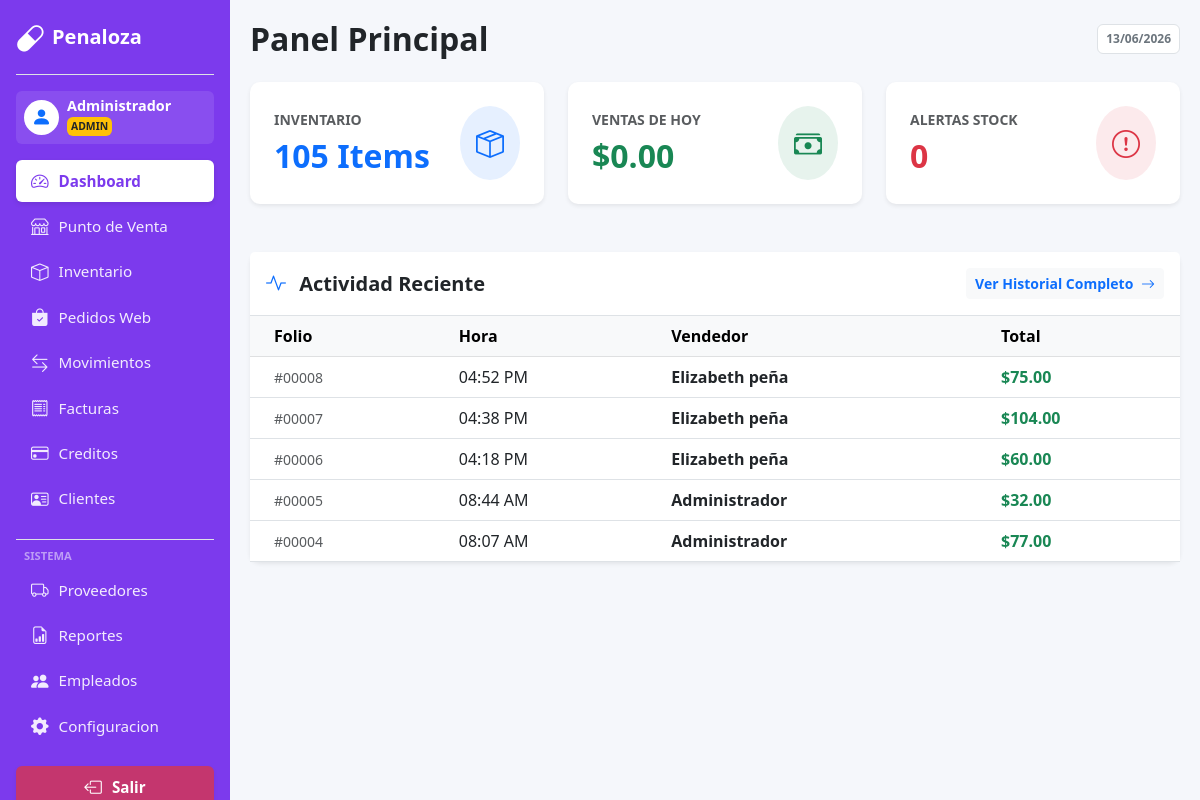
/WEb_PP/dashboard.php (signed in), run on the app's committed database.
### tables this page shows
CREATE TABLE `pedidos` (
  `id_pedido` int(11) NOT NULL,
  `id_usuario` int(11) NOT NULL,
  `id_cliente` int(11) DEFAULT NULL,
  `estado` enum('completado','cancelado','pendiente') NOT NULL DEFAULT 'completado',
  `estado_aprobacion` enum('pendiente','aprobado','rechazado') NOT NULL DEFAULT 'aprobado',
  `tipo_pago` varchar(50) NOT NULL DEFAULT 'efectivo',
  `origen` varchar(10) NOT NULL DEFAULT 'pos',
  `total` decimal(10,2) NOT NULL DEFAULT 0.00,
  `fecha` datetime NOT NULL DEFAULT current_timestamp(),
  `notas_cliente` text DEFAULT NULL,
  `fecha_resolucion` datetime DEFAULT NULL,
  `hora_recoleccion` time DEFAULT NULL,
  `comentario_aprobacion` varchar(255) DEFAULT NULL
);

CREATE TABLE `usuarios` (
  `id_usuario` int(11) NOT NULL,
  `nombre` varchar(150) NOT NULL,
  `correo` varchar(150) NOT NULL,
  `contraseña` varchar(255) NOT NULL,
  `rol` enum('admin','empleado','cliente') NOT NULL DEFAULT 'empleado',
  `estado` enum('activo','inactivo') NOT NULL DEFAULT 'activo',
  `verificado` tinyint(1) NOT NULL DEFAULT 1,
  `token_verificacion` varchar(64) DEFAULT NULL,
  `token_expira` datetime DEFAULT NULL,
  `rfc` varchar(20) DEFAULT NULL,
  `tipo_cliente` varchar(20) NOT NULL DEFAULT 'minorista',
  `limite_mayoreo` int(11) NOT NULL DEFAULT 50,
  `intentos_fallidos` int(11) NOT NULL DEFAULT 0,
  `bloqueado_hasta` datetime DEFAULT NULL,
  `fecha_registro` datetime NOT NULL DEFAULT current_timestamp()
);

### WEb_PP/app_helpers.php (called while the page is built, shortened)
<?php
if (!function_exists('h')) {
    function h($value) {
        return htmlspecialchars((string)$value, ENT_QUOTES, 'UTF-8');
    }
}
if (!function_exists('has_perm')) {
    function has_perm(string $perm): bool {
        if (($_SESSION['rol'] ?? '') === 'admin') return true;
        return (int)($_SESSION['permisos'][$perm] ?? 0) === 1;
    }
}
?>

### WEb_PP/dashboard.php (the view, shortened to what this page needs)
<?php
include 'db.php';
include 'header.php';
$total_prod = $conexion->query("SELECT COUNT(*) FROM productos")->fetchColumn();
$stock_bajo = $conexion->query("SELECT COUNT(*) FROM productos WHERE stock <= stock_minimo")->fetchColumn();
$ventas_hoy = $conexion->query("SELECT SUM(total) FROM pedidos WHERE DATE(fecha) = CURDATE()")->fetchColumn();
$sql = "SELECT p.*, u.nombre as vendedor
        FROM pedidos p
        INNER JOIN usuarios u ON p.id_usuario = u.id_usuario
        ORDER BY p.fecha DESC
        LIMIT 5";
$ultimos_movimientos = $conexion->query($sql)->fetchAll(PDO::FETCH_ASSOC);
?>
<div class="d-flex justify-content-between align-items-center mb-4">
    <h2 class="fw-bold text-dark mb-0">Panel Principal</h2>
    <span class="badge bg-white text-secondary border p-2"><?php echo date("d/m/Y"); ?></span>
</div>
<div class="row g-4 mb-5">
    <div class="col-md-4">
        <div class="card card-custom p-4 border-0 shadow-sm h-100">
            <div class="d-flex justify-content-between align-items-center">
                <div>
                    <h6 class="text-muted text-uppercase small fw-bold">Inventario</h6>
                    <h2 class="fw-bold text-primary mb-0"><?php echo $total_prod; ?> Items</h2>
                </div>
                <div class="bg-primary bg-opacity-10 p-3 rounded-circle text-primary">
                    <i class="bi bi-box-seam fs-3"></i>
                </div>
            </div>
        </div>
    </div>
    <div class="col-md-4">
        <div class="card card-custom p-4 border-0 shadow-sm h-100">
            <div class="d-flex justify-content-between align-items-center">
                <div>
                    <h6 class="text-muted text-uppercase small fw-bold">Ventas de Hoy</h6>
                    <h2 class="fw-bold text-success mb-0">$<?php echo number_format($ventas_hoy, 2); ?></h2>
                </div>
                <div class="bg-success bg-opacity-10 p-3 rounded-circle text-success">
                    <i class="bi bi-cash-stack fs-3"></i>
                </div>
            </div>
        </div>
    </div>
    <div class="col-md-4">
        <div class="card card-custom p-4 border-0 shadow-sm h-100">
            <div class="d-flex justify-content-between align-items-center">
                <div>
                    <h6 class="text-muted text-uppercase small fw-bold">Alertas Stock</h6>
                    <h2 class="fw-bold text-danger mb-0"><?php echo $stock_bajo; ?></h2>
                </div>
                <div class="bg-danger bg-opacity-10 p-3 rounded-circle text-danger">
                    <i class="bi bi-exclamation-circle fs-3"></i>
                </div>
            </div>
        </div>
    </div>
</div>
<div class="card card-custom border-0 shadow-sm">
    <div class="card-header bg-white border-bottom py-3 d-flex justify-content-between align-items-center">
        <h5 class="fw-bold mb-0 text-dark">
            <i class="bi bi-activity me-2 text-primary"></i> Actividad Reciente
        </h5>
        <a href="movimientos.php" class="btn btn-sm btn-light text-primary fw-bold">
            Ver Historial Completo <i class="bi bi-arrow-right ms-1"></i>
        </a>
    </div>
    <div class="table-responsive">
        <table class="table table-hover align-middle mb-0">
            <thead class="table-light">
                <tr>
                    <th class="ps-4">Folio</th>
                    <th>Hora</th>
                    <th>Vendedor</th>
                    <th>Total</th>
                </tr>
            </thead>
            <tbody>
                <?php if(empty($ultimos_movimientos)): ?>
                    <tr>
                        <td colspan="4" class="text-center py-5 text-muted">
                            <i class="bi bi-inbox display-4 opacity-25"></i>
                            <p class="mt-2">Sin actividad reciente.</p>
                        </td>
                    </tr>
                <?php else: ?>
                    <?php foreach($ultimos_movimientos as $m): ?>
                    <tr>
                        <td class="ps-4 text-muted small">#<?php echo str_pad($m['id_pedido'], 5, "0", STR_PAD_LEFT); ?></td>
                        <td><?php echo date("h:i A", strtotime($m['fecha'])); ?></td>
                        <td><span class="fw-bold text-dark"><?php echo $m['vendedor']; ?></span></td>
                        <td class="fw-bold text-success">$<?php echo number_format($m['total'], 2); ?></td>
                    </tr>
                    <?php endforeach; ?>
                <?php endif; ?>
            </tbody>
        </table>
    </div>
</div>
</div></div></div>
</body></html>

### WEb_PP/header.php (shortened to what this page needs)
<?php
$current      = basename($_SERVER['PHP_SELF']);
$nombreSesion = $_SESSION['nombre'] ?? $_SESSION['usuario'] ?? 'Usuario';
?>
<!DOCTYPE html>
<html lang="es">
<head>
    <link href="https://cdn.jsdelivr.net/npm/bootstrap@5.3.0/dist/css/bootstrap.min.css" rel="stylesheet">
    <link rel="stylesheet" href="https://cdn.jsdelivr.net/npm/bootstrap-icons@1.11.0/font/bootstrap-icons.css">
</head>
<body>
<div class="d-flex">
    <div class="sidebar p-3" id="mainSidebar">
        <div class="d-flex align-items-center justify-content-between border-bottom border-white-50 pb-3 mb-3">
            <div class="d-flex align-items-center">
                <i class="bi bi-capsule fs-3 me-2"></i>
                <span class="fw-bold fs-5">Penaloza</span>
            </div>
        </div>
        <div class="d-flex align-items-center rounded p-2 mb-3 bg-white bg-opacity-10">
            <div class="bg-white rounded-circle p-1 d-flex justify-content-center align-items-center text-primary" style="width:35px;height:35px;">
                <i class="bi bi-person-fill fs-5"></i>
            </div>
            <div class="ms-2 lh-1 overflow-hidden">
                <div class="fw-bold text-truncate" style="font-size:.9rem;"><?php echo h($nombreSesion); ?></div>
                <div class="badge bg-warning text-dark p-1 mt-1" style="font-size:.65rem;"><?php echo strtoupper(h($_SESSION['rol'])); ?></div>
            </div>
        </div>
        <nav class="nav flex-column flex-grow-1">
            <a class="nav-link <?php echo $current == 'dashboard.php' ? 'active' : ''; ?>"
               href="dashboard.php" onclick="closeSidebar()">
                <i class="bi bi-speedometer2"></i> Dashboard
            </a>
            <?php if (has_perm('ventas')): ?>
            <a class="nav-link <?php echo $current == 'pos.php' ? 'active' : ''; ?>"
               href="pos.php" onclick="closeSidebar()">
                <i class="bi bi-shop"></i> Punto de Venta
            </a>
            <?php endif; ?>
            <?php if (has_perm('inventario')): ?>
            <a class="nav-link <?php echo $current == 'inventario.php' ? 'active' : ''; ?>"
               href="inventario.php" onclick="closeSidebar()">
                <i class="bi bi-box"></i> Inventario
            </a>
            <?php endif; ?>
            <?php if (has_perm('pedidos_web')): ?>
            <a class="nav-link <?php echo $current == 'pedidos.php' ? 'active' : ''; ?>"
               href="pedidos.php" onclick="closeSidebar()">
                <i class="bi bi-bag-check-fill"></i> Pedidos Web
            </a>
            <?php endif; ?>
            <?php if (has_perm('inventario')): ?>
            <a class="nav-link <?php echo $current == 'movimientos.php' ? 'active' : ''; ?>"
               href="movimientos.php" onclick="closeSidebar()">
                <i class="bi bi-arrow-left-right"></i> Movimientos
            </a>
            <?php endif; ?>
            <?php if (has_perm('compras')): ?>
            <a class="nav-link <?php echo $current == 'facturas.php' ? 'active' : ''; ?>"
               href="facturas.php" onclick="closeSidebar()">
                <i class="bi bi-receipt"></i> Facturas
            </a>
            <?php endif; ?>
            <?php if (has_perm('creditos')): ?>
            <a class="nav-link <?php echo $current == 'creditos.php' ? 'active' : ''; ?>"
               href="creditos.php" onclick="closeSidebar()">
                <i class="bi bi-credit-card"></i> Creditos
            </a>
            <?php endif; ?>
            <?php if (has_perm('clientes')): ?>
            <a class="nav-link <?php echo $current == 'clientes.php' ? 'active' : ''; ?>"
               href="clientes.php" onclick="closeSidebar()">
                <i class="bi bi-person-vcard"></i> Clientes
            </a>
            <?php endif; ?>
            <?php
            $mostrarSistema = has_perm('compras') || has_perm('reportes') || has_perm('empleados') || has_perm('configuracion');
            if ($mostrarSistema):
            ?>
            <div class="mt-3 mb-1 px-2 text-uppercase small text-white-50 fw-bold border-top border-white-50 pt-2" style="font-size:.7rem;">Sistema</div>
            <?php if (has_perm('compras')): ?>
            <a class="nav-link <?php echo $current == 'proveedores.php' ? 'active' : ''; ?>"
               href="proveedores.php" onclick="closeSidebar()">
                <i class="bi bi-truck"></i> Proveedores
            </a>
            <?php endif; ?>
            <?php if (has_perm('reportes')): ?>
            <a class="nav-link <?php echo $current == 'reportes.php' ? 'active' : ''; ?>"
               href="reportes.php" onclick="closeSidebar()">
                <i class="bi bi-file-earmark-bar-graph"></i> Reportes
            </a>
            <?php endif; ?>
            <?php if (has_perm('empleados')): ?>
            <a class="nav-link <?php echo $current == 'empleados.php' ? 'active' : ''; ?>"
               href="empleados.php" onclick="closeSidebar()">
                <i class="bi bi-people-fill"></i> Empleados
            </a>
            <?php endif; ?>
            <?php if (has_perm('configuracion')): ?>
            <a class="nav-link <?php echo $current == 'configuracion.php' ? 'active' : ''; ?>"
               href="configuracion.php" onclick="closeSidebar()">
                <i class="bi bi-gear-fill"></i> Configuracion
            </a>
            <?php endif; ?>
            <?php endif; ?>
        </nav>
        <div class="mt-auto pt-3">
            <a class="nav-link bg-danger bg-opacity-75 text-white justify-content-center fw-bold shadow-sm" href="logout.php">
                <i class="bi bi-box-arrow-left"></i> Salir
            </a>
        </div>
    </div>
    <div class="main-content">

### WEb_PP/header.php (style rules this page uses)
:root { --sidebar-w: 230px; }
body { background-color: #f5f7fb; font-family: 'Segoe UI', sans-serif; }
.sidebar { min-height: 100vh; background-color: #7c3aed; color: white; position: fixed; width: var(--sidebar-w); top: 0; left: 0; z-index: 1040; display: flex; flex-direction: column; overflow-y: auto; transition: transform .28s ease; }
.main-content { margin-left: var(--sidebar-w); padding: 20px; width: calc(100% - var(--sidebar-w)); }
.sidebar .nav-link { color: rgba(255,255,255,0.9); padding: 8px 15px; font-size: 0.95rem; border-radius: 6px; margin-bottom: 3px; transition: all 0.2s; display: flex; align-items: center; }
.sidebar .nav-link i { font-size: 1.1rem; margin-right: 10px; }
.sidebar .nav-link.active { background-color: white; color: #7c3aed; font-weight: bold; box-shadow: 0 2px 5px rgba(0,0,0,0.1); }
.card-custom { border: 1px solid #eaeaea; border-radius: 10px; box-shadow: 0 2px 10px rgba(0,0,0,0.03); background: white; }

### data on the page
pedidos: id_pedido "00008", fecha "04:52 PM", id_cliente.nombre "Elizabeth peña", total "75.00"
pedidos: id_pedido "00007", fecha "04:38 PM", id_cliente.nombre "Elizabeth peña", total "104.00"
pedidos: id_pedido "00006", fecha "04:18 PM", id_cliente.nombre "Elizabeth peña", total "60.00"
pedidos: id_pedido "00005", fecha "08:44 AM", id_usuario.nombre "Administrador", total "32.00"
pedidos: id_pedido "00004", fecha "08:07 AM", id_usuario.nombre "Administrador", total "77.00"

### other printed values
$nombreSesion "Administrador"
$_SESSION['rol'] "ADMIN"
$total_prod "105"
$ventas_hoy "0.00"
$stock_bajo "0"
